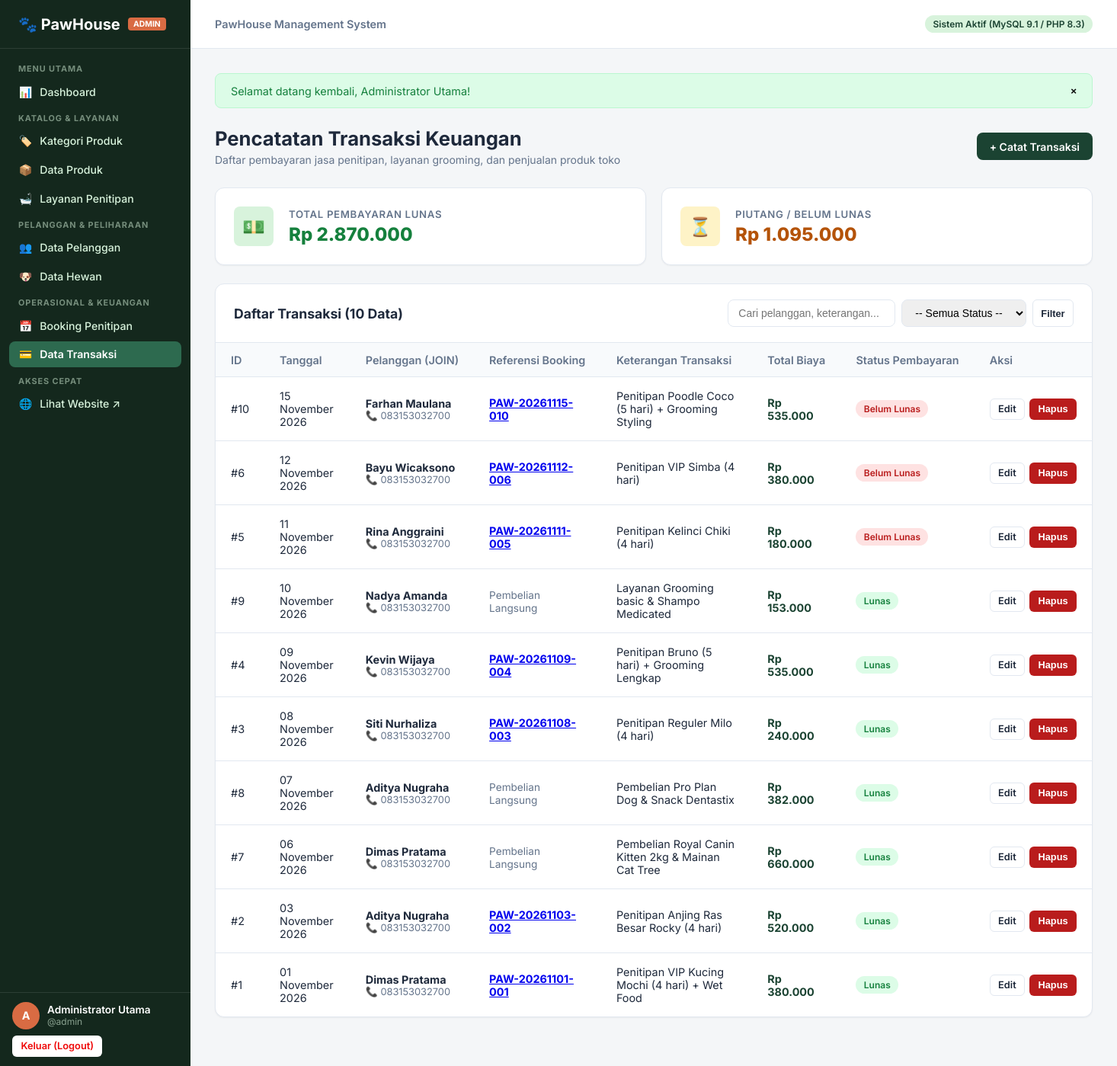
The page /admin/transactions/index.php (signed in) on the database its author committed.
### tables this page shows
CREATE TABLE `transactions` (
  `id` INT AUTO_INCREMENT PRIMARY KEY,
  `customer_id` INT NOT NULL,
  `booking_id` INT NULL,
  `transaction_date` DATE NOT NULL,
  `description` VARCHAR(255) NOT NULL,
  `total` DECIMAL(12,2) NOT NULL,
  `payment_status` ENUM('Lunas', 'Belum Lunas') NOT NULL DEFAULT 'Belum Lunas',
  `created_at` TIMESTAMP DEFAULT CURRENT_TIMESTAMP,
  CONSTRAINT `fk_transactions_customer` FOREIGN KEY (`customer_id`) 
    REFERENCES `customers` (`id`) ON UPDATE CASCADE ON DELETE RESTRICT,
  CONSTRAINT `fk_transactions_booking` FOREIGN KEY (`booking_id`) 
    REFERENCES `bookings` (`id`) ON UPDATE CASCADE ON DELETE SET NULL
);

CREATE TABLE `customers` (
  `id` INT AUTO_INCREMENT PRIMARY KEY,
  `name` VARCHAR(100) NOT NULL,
  `phone` VARCHAR(20) NOT NULL,
  `email` VARCHAR(100) NULL,
  `address` TEXT NULL,
  `created_at` TIMESTAMP DEFAULT CURRENT_TIMESTAMP
);

CREATE TABLE `bookings` (
  `id` INT AUTO_INCREMENT PRIMARY KEY,
  `booking_code` VARCHAR(30) NOT NULL UNIQUE,
  `customer_id` INT NOT NULL,
  `pet_id` INT NOT NULL,
  `service_id` INT NOT NULL,
  `start_date` DATE NOT NULL,
  `end_date` DATE NOT NULL,
  `notes` TEXT NULL,
  `status` ENUM('Menunggu', 'Dikonfirmasi', 'Sedang Dititipkan', 'Selesai', 'Dibatalkan') NOT NULL DEFAULT 'Menunggu',
  `created_at` TIMESTAMP DEFAULT CURRENT_TIMESTAMP,
  CONSTRAINT `fk_bookings_customer` FOREIGN KEY (`customer_id`) 
    REFERENCES `customers` (`id`) ON UPDATE CASCADE ON DELETE RESTRICT,
  CONSTRAINT `fk_bookings_pet` FOREIGN KEY (`pet_id`) 
    REFERENCES `pets` (`id`) ON UPDATE CASCADE ON DELETE RESTRICT,
  CONSTRAINT `fk_bookings_service` FOREIGN KEY (`service_id`) 
    REFERENCES `services` (`id`) ON UPDATE CASCADE ON DELETE RESTRICT
);

### config/database.php (called while the page is built, shortened)
<?php
function base_url(string $path = ''): string {
    return BASE_URL . ($path ? '/' . ltrim($path, '/') : '');
}

### admin/transactions/index.php (the view, shortened to what this page needs)
<?php
require_once __DIR__ . '/../../config/database.php';
require_once __DIR__ . '/../../includes/functions.php';
$pdo = db();
$search = trim($_GET['q'] ?? '');
$sql = "
    SELECT
        t.*,
        cust.name AS customer_name,
        cust.phone AS customer_phone,
        b.booking_code
    FROM transactions t
    JOIN customers cust ON t.customer_id = cust.id
    LEFT JOIN bookings b ON t.booking_id = b.id
    WHERE 1=1
";
$params = [];
$sql .= " ORDER BY t.transaction_date DESC, t.id DESC";
$stmt = $pdo->prepare($sql);
$stmt->execute($params);
$transactions = $stmt->fetchAll();
$totalPaid = (float)$pdo->query("SELECT COALESCE(SUM(total), 0) FROM transactions WHERE payment_status = 'Lunas'")->fetchColumn();
$totalPending = (float)$pdo->query("SELECT COALESCE(SUM(total), 0) FROM transactions WHERE payment_status = 'Belum Lunas'")->fetchColumn();
require_once __DIR__ . '/../../includes/admin-header.php';
?>
<div class="page-header">
    <div>
        <h1 class="page-title">Pencatatan Transaksi Keuangan</h1>
        <p class="page-subtitle">Daftar pembayaran jasa penitipan, layanan grooming, dan penjualan produk toko</p>
    </div>
    <div>
        <a href="<?= base_url('admin/transactions/create.php') ?>" class="btn btn-primary">+ Catat Transaksi</a>
    </div>
</div>
<div class="stats-grid" style="grid-template-columns: repeat(auto-fit, minmax(280px, 1fr)); margin-bottom: 1.5rem;">
    <div class="stat-card">
        <div class="stat-icon green">💵</div>
        <div>
            <div class="stat-label">Total Pembayaran Lunas</div>
            <div class="stat-val" style="color: var(--color-success); font-size: 1.5rem;"><?= format_rupiah($totalPaid) ?></div>
        </div>
    </div>
    <div class="stat-card">
        <div class="stat-icon amber">⏳</div>
        <div>
            <div class="stat-label">Piutang / Belum Lunas</div>
            <div class="stat-val" style="color: var(--color-warning); font-size: 1.5rem;"><?= format_rupiah($totalPending) ?></div>
        </div>
    </div>
</div>
<div class="data-card">
    <div class="data-card-header">
        <h2 class="data-card-title">Daftar Transaksi (<?= count($transactions) ?> Data)</h2>
        <div class="card-toolbar">
            <form action="<?= base_url('admin/transactions/index.php') ?>" method="GET" style="display:flex; gap:0.5rem; flex-wrap:wrap;">
                <input type="text" name="q" class="search-input" placeholder="Cari pelanggan, keterangan..." value="<?= e($search) ?>">
                <select name="status" class="search-input" style="min-width: 150px;">
                    <option value="">-- Semua Status --</option>
                </select>
                <button type="submit" class="btn btn-outline btn-sm">Filter</button>
            </form>
        </div>
    </div>
    <div class="table-responsive">
        <table class="admin-table">
            <thead>
                <tr>
                    <th style="width: 50px;">ID</th>
                    <th>Tanggal</th>
                    <th>Pelanggan (JOIN)</th>
                    <th>Referensi Booking</th>
                    <th>Keterangan Transaksi</th>
                    <th>Total Biaya</th>
                    <th>Status Pembayaran</th>
                    <th style="width: 140px;">Aksi</th>
                </tr>
            </thead>
            <tbody>
                <?php if (empty($transactions)): ?>
                    <tr>
                        <td colspan="8" class="empty-state">Tidak ada transaksi ditemukan.</td>
                    </tr>
                <?php else: ?>
                    <?php foreach ($transactions as $tx): ?>
                        <tr>
                            <td>#<?= e($tx['id']) ?></td>
                            <td><?= format_date($tx['transaction_date']) ?></td>
                            <td>
                                <div><strong><?= e($tx['customer_name']) ?></strong></div>
                                <div style="font-size: 0.8rem; color: var(--admin-text-muted);">📞 <?= e($tx['customer_phone']) ?></div>
                            </td>
                            <td>
                                <?php if (!empty($tx['booking_code'])): ?>
                                    <a href="<?= base_url('admin/bookings/detail.php?id=' . $tx['booking_id']) ?>" style="font-weight: 700;">
                                        <?= e($tx['booking_code']) ?>
                                    </a>
                                <?php else: ?>
                                    <span style="color: var(--admin-text-muted); font-size: 0.85rem;">Pembelian Langsung</span>
                                <?php endif; ?>
                            </td>
                            <td><?= e($tx['description']) ?></td>
                            <td><strong style="color: var(--color-primary);"><?= format_rupiah($tx['total']) ?></strong></td>
                            <td><?= get_payment_badge($tx['payment_status']) ?></td>
                            <td>
                                <div class="actions-cell">
                                    <a href="<?= base_url('admin/transactions/edit.php?id=' . $tx['id']) ?>" class="btn btn-outline btn-sm">Edit</a>
                                    <form action="<?= base_url('admin/transactions/delete.php') ?>" method="POST" class="form-delete" data-name="transaksi #<?= e($tx['id']) ?>" style="display:inline;">
                                        <button type="submit" class="btn btn-danger btn-sm">Hapus</button>
                                    </form>
                                </div>
                            </td>
                        </tr>
                    <?php endforeach; ?>
                <?php endif; ?>
            </tbody>
        </table>
    </div>
</div>
<?php require_once __DIR__ . '/../../includes/admin-footer.php'; ?>

### includes/functions.php (shortened to what this page needs)
<?php
function e(?string $value): string {
    return htmlspecialchars((string)$value, ENT_QUOTES, 'UTF-8');
}
function format_rupiah($amount): string {
    return 'Rp ' . number_format((float)$amount, 0, ',', '.');
}
function format_date(?string $date, bool $withTime = false): string {
    $timestamp = strtotime($date);
    $months = [
        1 => 'Januari', 2 => 'Februari', 3 => 'Maret', 4 => 'April',
        5 => 'Mei', 6 => 'Juni', 7 => 'Juli', 8 => 'Agustus',
        9 => 'September', 10 => 'Oktober', 11 => 'November', 12 => 'Desember'
    ];
    $day = date('d', $timestamp);
    $month = $months[(int)date('m', $timestamp)];
    $year = date('Y', $timestamp);
    $formatted = "$day $month $year";
    return $formatted;
}
function get_payment_badge(string $status): string {
    $class = ($status === 'Lunas') ? 'badge-success' : 'badge-danger';
    return '<span class="badge ' . $class . '">' . e($status) . '</span>';
}

### assets/css/admin.css (style rules this page uses)
:root { --admin-sidebar-bg: #14281D; --admin-sidebar-hover: #1E3F2E; --admin-sidebar-active: #2D6A4F; --admin-sidebar-text: #D8F3DC; --color-primary: #1B4332; --color-primary-light: #2D6A4F; --color-accent: #D96B43; --color-accent-hover: #BF5730; --admin-bg: #F4F6F8; --admin-surface: #FFFFFF; --admin-border: #E2E8F0; --admin-text: #1E293B; --admin-text-muted: #64748B; --color-success: #15803D; --color-success-bg: #DCFCE7; --color-warning: #B45309; --color-warning-bg: #FEF3C7; --color-danger: #B91C1C; --color-danger-bg: #FEE2E2; --color-info: #0369A1; --color-info-bg: #E0F2FE; --sidebar-width: 250px; --header-height: 64px; --radius-sm: 6px; --radius-md: 8px; --radius-lg: 12px; --shadow-sm: 0 1px 2px 0 rgba(0, 0, 0, 0.05); --shadow-md: 0 4px 6px -1px rgba(0, 0, 0, 0.1), 0 2px 4px -1px rgba(0, 0, 0, 0.06); }
*, *::before, *::after { box-sizing: border-box; margin: 0; padding: 0; }
body { font-family: 'Inter', -apple-system, BlinkMacSystemFont, 'Segoe UI', Roboto, sans-serif; color: var(--admin-text); background: var(--admin-bg); min-height: 100vh; display: flex; }
.page-header { display: flex; justify-content: space-between; align-items: center; margin-bottom: 1.75rem; flex-wrap: wrap; gap: 1rem; }
.page-title { font-size: 1.6rem; font-weight: 700; color: var(--admin-text); }
.page-subtitle { font-size: 0.875rem; color: var(--admin-text-muted); margin-top: 0.25rem; }
.stats-grid { display: grid; grid-template-columns: repeat(auto-fit, minmax(230px, 1fr)); gap: 1.25rem; margin-bottom: 2rem; }
.stat-card { background: var(--admin-surface); border: 1px solid var(--admin-border); border-radius: var(--radius-lg); padding: 1.5rem; display: flex; align-items: center; gap: 1.25rem; box-shadow: var(--shadow-sm); }
.stat-icon { width: 52px; height: 52px; border-radius: var(--radius-md); display: flex; align-items: center; justify-content: center; font-size: 1.5rem; flex-shrink: 0; }
.stat-icon.green { background: #D8F3DC; color: #1B4332; }
.stat-icon.amber { background: #FEF3C7; color: #B45309; }
.stat-label { font-size: 0.825rem; font-weight: 600; color: var(--admin-text-muted); text-transform: uppercase; letter-spacing: 0.05em; margin-bottom: 0.25rem; }
.stat-val { font-size: 1.75rem; font-weight: 800; color: var(--admin-text); }
.data-card { background: var(--admin-surface); border: 1px solid var(--admin-border); border-radius: var(--radius-lg); box-shadow: var(--shadow-sm); margin-bottom: 2rem; overflow: hidden; }
.data-card-header { padding: 1.25rem 1.5rem; border-bottom: 1px solid var(--admin-border); display: flex; justify-content: space-between; align-items: center; flex-wrap: wrap; gap: 1rem; }
.data-card-title { font-size: 1.1rem; font-weight: 700; color: var(--admin-text); }
.card-toolbar { display: flex; gap: 0.75rem; align-items: center; flex-wrap: wrap; }
.search-input { padding: 0.5rem 0.85rem; font-size: 0.875rem; border: 1px solid var(--admin-border); border-radius: var(--radius-md); min-width: 220px; }
.table-responsive { width: 100%; overflow-x: auto; }
.admin-table { width: 100%; border-collapse: collapse; text-align: left; font-size: 0.9rem; }
.admin-table th { background: #F8FAFC; padding: 0.85rem 1.25rem; font-weight: 600; color: var(--admin-text-muted); border-bottom: 1px solid var(--admin-border); white-space: nowrap; }
.admin-table td { padding: 1rem 1.25rem; border-bottom: 1px solid var(--admin-border); color: var(--admin-text); vertical-align: middle; }
.admin-table tbody tr:last-child td { border-bottom: none; }
.actions-cell { display: flex; align-items: center; gap: 6px; white-space: nowrap; }
.btn { display: inline-flex; align-items: center; justify-content: center; gap: 6px; padding: 0.55rem 1rem; font-size: 0.875rem; font-weight: 600; border-radius: var(--radius-md); border: 1px solid transparent; cursor: pointer; text-decoration: none; transition: all 0.15s ease; }
.btn-primary { background: var(--color-primary); color: #FFFFFF; }
.btn-outline { background: #FFFFFF; border-color: var(--admin-border); color: var(--admin-text); }
.btn-danger { background: var(--color-danger); color: #FFFFFF; }
.btn-sm { padding: 0.35rem 0.65rem; font-size: 0.8rem; border-radius: var(--radius-sm); }
.badge { display: inline-block; padding: 0.25rem 0.65rem; font-size: 0.75rem; font-weight: 600; border-radius: 9999px; white-space: nowrap; }
.badge-success { background: var(--color-success-bg); color: var(--color-success); }
.badge-danger { background: var(--color-danger-bg); color: var(--color-danger); }

### rows shown on the page
transactions: id "10", transaction_date "15 November 2026", customer.name "Farhan Maulana", customer.phone "083153032700", booking.booking_code "PAW-20261115-010", description "Penitipan Poodle Coco (5 hari) + Grooming Styling", total "Rp 535.000", payment_status "Belum Lunas"
transactions: id "6", transaction_date "12 November 2026", customer.name "Bayu Wicaksono", customer.phone "083153032700", booking.booking_code "PAW-20261112-006", description "Penitipan VIP Simba (4 hari)", total "Rp 380.000", payment_status "Belum Lunas"
transactions: id "5", transaction_date "11 November 2026", customer.name "Rina Anggraini", customer.phone "083153032700", booking.booking_code "PAW-20261111-005", description "Penitipan Kelinci Chiki (4 hari)", total "Rp 180.000", payment_status "Belum Lunas"
transactions: id "9", transaction_date "10 November 2026", customer.name "Nadya Amanda", customer.phone "083153032700", shows "Pembelian Langsung", description "Layanan Grooming basic & Shampo Medicated", total "Rp 153.000", payment_status "Lunas"
transactions: id "4", transaction_date "09 November 2026", customer.name "Kevin Wijaya", customer.phone "083153032700", booking.booking_code "PAW-20261109-004", description "Penitipan Bruno (5 hari) + Grooming Lengkap", total "Rp 535.000", payment_status "Lunas"
transactions: id "3", transaction_date "08 November 2026", customer.name "Siti Nurhaliza", customer.phone "083153032700", booking.booking_code "PAW-20261108-003", description "Penitipan Reguler Milo (4 hari)", total "Rp 240.000", payment_status "Lunas"
transactions: id "8", transaction_date "07 November 2026", customer.name "Aditya Nugraha", customer.phone "083153032700", shows "Pembelian Langsung", description "Pembelian Pro Plan Dog & Snack Dentastix", total "Rp 382.000", payment_status "Lunas"
transactions: id "7", transaction_date "06 November 2026", customer.name "Dimas Pratama", customer.phone "083153032700", shows "Pembelian Langsung", description "Pembelian Royal Canin Kitten 2kg & Mainan Cat Tree", total "Rp 660.000", payment_status "Lunas"
transactions: id "2", transaction_date "03 November 2026", customer.name "Aditya Nugraha", customer.phone "083153032700", booking.booking_code "PAW-20261103-002", description "Penitipan Anjing Ras Besar Rocky (4 hari)", total "Rp 520.000", payment_status "Lunas"
transactions: id "1", transaction_date "01 November 2026", customer.name "Dimas Pratama", customer.phone "083153032700", booking.booking_code "PAW-20261101-001", description "Penitipan VIP Kucing Mochi (4 hari) + Wet Food", total "Rp 380.000", payment_status "Lunas"

### other values the page prints
$currentAdmin['role'] "ADMIN"
substr($currentAdmin['name'] ?? 'A', 0, 1) "A"
$currentAdmin['name'] "Administrator Utama"
$currentAdmin['username'] "admin"
$flash['message'] "Selamat datang kembali, Administrator Utama!"
format_rupiah($totalPaid) "Rp 2.870.000"
format_rupiah($totalPending) "Rp 1.095.000"
count($transactions) "10"
